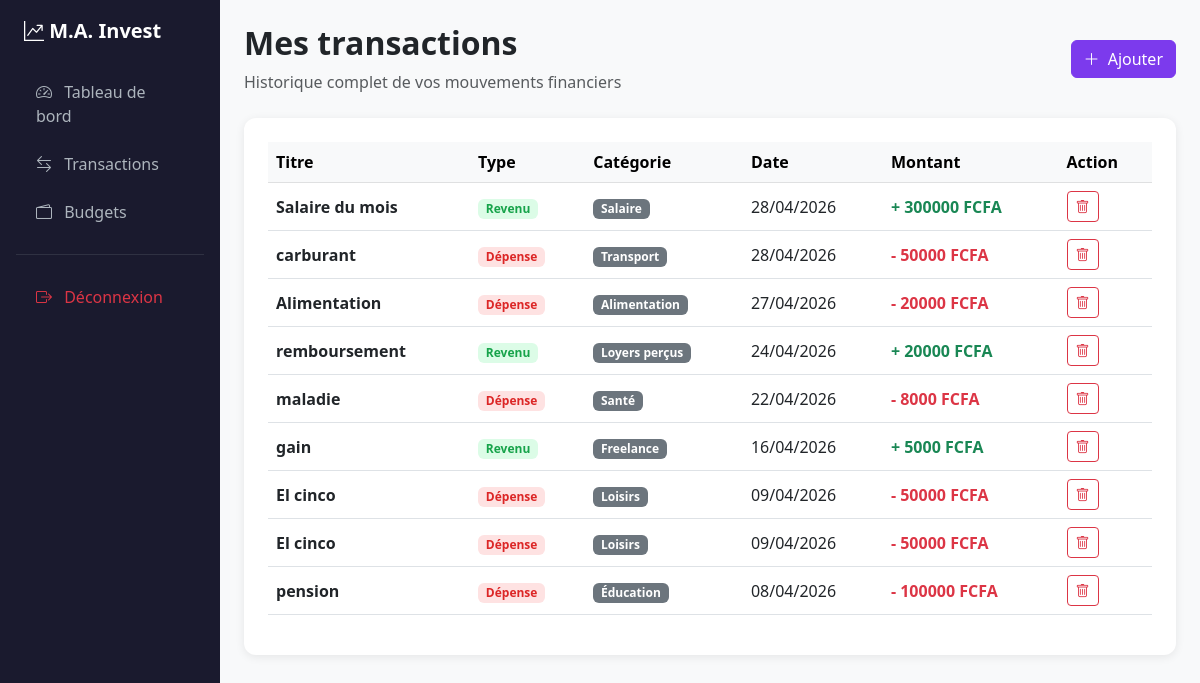
Page /transactions (signed in) on the committed database.
### app/models.py (models this page shows)
class Transaction(db.Model):
    id = db.Column(db.Integer, primary_key=True)
    titre = db.Column(db.String(100), nullable=False)
    montant = db.Column(db.Float, nullable=False)
    type = db.Column(db.String(20), nullable=False)       # 'revenu' ou 'depense'
    categorie = db.Column(db.String(50), nullable=False)
    date = db.Column(db.DateTime, nullable=False)
    note = db.Column(db.Text, nullable=True)
    user_id = db.Column(db.Integer, db.ForeignKey('user.id'), nullable=False)

### app/routes/transactions.py (the view)
@transactions_bp.route('/transactions')
@login_required
def liste():
    transactions = Transaction.query.filter_by(user_id=current_user.id).order_by(Transaction.date.desc()).all()
    return render_template('transactions/liste.html', transactions=transactions)

### app/routes/auth.py (called while the page is built)
@login_manager.user_loader
def load_user(user_id):
    return User.query.get(int(user_id))

### app/templates/transactions/liste.html
{% extends 'base.html' %}
{% block content %}
<div class="d-flex justify-content-between align-items-center mb-4">
    <div>
        <h2 class="fw-bold">Mes transactions</h2>
        <p class="text-muted mb-0">Historique complet de vos mouvements financiers</p>
    </div>
    <a href="{{ url_for('transactions.ajouter') }}" class="btn btn-primary">
        <i class="bi bi-plus-lg me-1"></i> Ajouter
    </a>
</div>
<div class="card p-4">
    {% if transactions %}
    <div class="table-responsive">
        <table class="table table-hover align-middle">
            <thead class="table-light">
                <tr>
                    <th>Titre</th>
                    <th>Type</th>
                    <th>Catégorie</th>
                    <th>Date</th>
                    <th>Montant</th>
                    <th>Action</th>
                </tr>
            </thead>
            <tbody>
                {% for t in transactions %}
                <tr>
                    <td class="fw-semibold">{{ t.titre }}</td>
                    <td>
                        {% if t.type == 'revenu' %}
                            <span class="badge" style="background:#dcfce7; color:#16a34a;">Revenu</span>
                        {% else %}
                            <span class="badge" style="background:#fee2e2; color:#dc2626;">Dépense</span>
                        {% endif %}
                    </td>
                    <td><span class="badge bg-secondary">{{ t.categorie }}</span></td>
                    <td>{{ t.date.strftime('%d/%m/%Y') }}</td>
                    <td class="fw-bold {% if t.type == 'revenu' %}text-success{% else %}text-danger{% endif %}">
                        {% if t.type == 'revenu' %}+{% else %}-{% endif %}
                        {{ "%.0f"|format(t.montant) }} FCFA
                    </td>
                    <td>
                        <a href="{{ url_for('transactions.supprimer', id=t.id) }}"
                           class="btn btn-sm btn-outline-danger"
                           onclick="return confirm('Supprimer cette transaction ?')">
                            <i class="bi bi-trash"></i>
                        </a>
                    </td>
                </tr>
                {% endfor %}
            </tbody>
        </table>
    </div>
    {% else %}
    <div class="text-center py-5 text-muted">
        <i class="bi bi-inbox fs-1"></i>
        <p class="mt-2">Aucune transaction enregistrée.<br>
        <a href="{{ url_for('transactions.ajouter') }}">Ajoutez votre première transaction</a></p>
    </div>
    {% endif %}
</div>
{% endblock %}

### app/templates/base.html (style rules this page uses)
body { background-color: #f8f9fa; }
.card { border: none; border-radius: 12px; box-shadow: 0 2px 10px rgba(0,0,0,0.08); }
.btn-primary { background: #7c3aed; border-color: #7c3aed; }

### rows in the picture
Transaction: titre "Salaire du mois", type "Revenu", categorie "Salaire", date "28/04/2026", montant "300000"
Transaction: titre "carburant", type "Dépense", categorie "Transport", date "28/04/2026", montant "50000"
Transaction: titre "Alimentation", type "Dépense", categorie "Alimentation", date "27/04/2026", montant "20000"
Transaction: titre "remboursement", type "Revenu", categorie "Loyers perçus", date "24/04/2026", montant "20000"
Transaction: titre "maladie", type "Dépense", categorie "Santé", date "22/04/2026", montant "8000"
Transaction: titre "gain", type "Revenu", categorie "Freelance", date "16/04/2026", montant "5000"
Transaction: titre "El cinco", type "Dépense", categorie "Loisirs", date "09/04/2026", montant "50000"
Transaction: titre "El cinco", type "Dépense", categorie "Loisirs", date "09/04/2026", montant "50000"
Transaction: titre "pension", type "Dépense", categorie "Éducation", date "08/04/2026", montant "100000"
